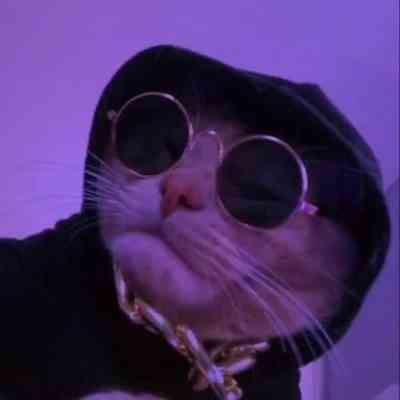
%> input picture image.jpg, 400 x 400 px
$ octave binarizacao.m   (GNU Octave 9; MATLAB toolbox functions it lacks are replaced by stand-ins)
%> lines starting %> are read from the running program, lines starting %| are printed output that depends on the picture; in (x1, y1, x2, y2) boxes, pixels count from 0 and x2, y2 are one past the last pixel; in counts of white or black regions, pixels touching at a corner belong together; the program's own positions count from 1
% limpa todas as variáveis
clear all;
% fecha todos os arquivos abertos
close all;
% limpa o console
clc;

% importa a biblioteca image
pkg load image;

% carrega uma imagem
img = imread('image.jpg');
%> img is the input picture: size 400x400x3 uint8; mean R, G, B 72.1, 46.6, 103

% transforma para escala de cinza
escala_cinza = rgb2hsv(img)(:, :, 3);
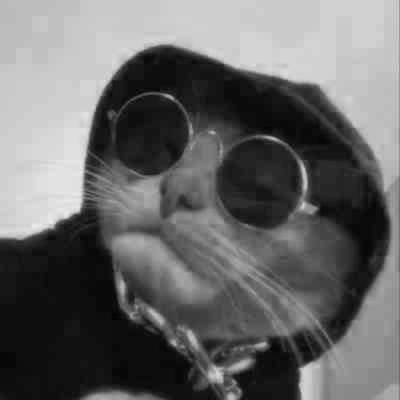
%> escala_cinza: size 400x400 double; min 0.0118, max 0.929, mean 0.407

% transforma para binário
% define o limite da transformação
lim = 0.2;
bin = im2bw(escala_cinza, lim);
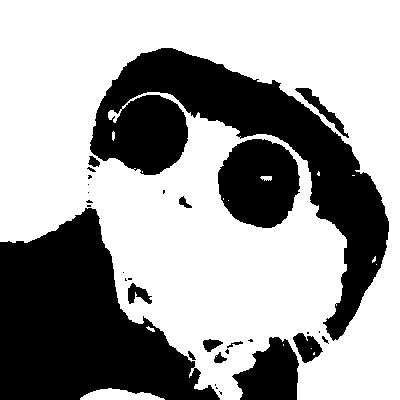
%> bin: size 400x400 logical; 62.9% white; 31 black regions (16 under 20 px), largest, box (x1, y1, x2, y2) and area: (90, 48, 389, 341) 24632, (0, 208, 220, 400) 24406, (218, 139, 300, 228) 5594

% salva a imagem
imwrite(bin, 'binario.jpg');

% mostra a imagem
figure
imshow(bin);
title('Exemplo de binarização');
